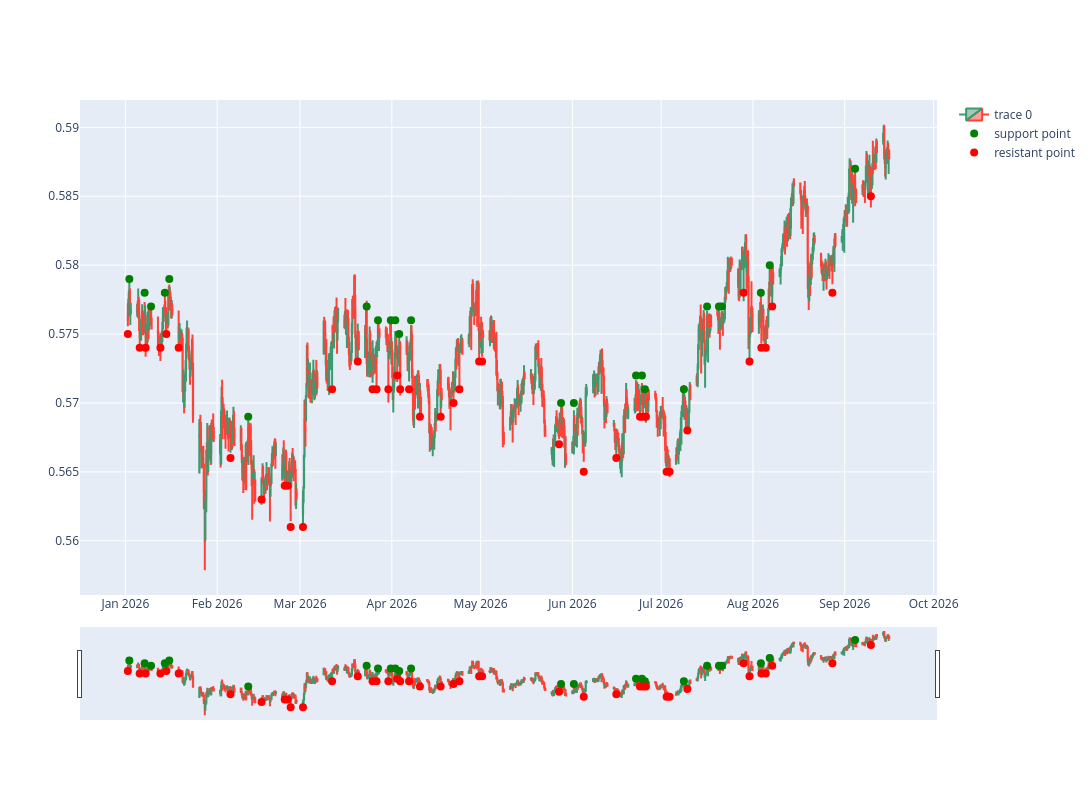

The cell this chart's notebook holds for it:
### Code cell
start_date_chart = '2026-1-1 00:00'
end_date_chart = '2026-12-30 00:00'
dfpl = df_h4_copy.loc[start_date_chart : end_date_chart]#.set_index("Gmt time")

# Create a plot with 2 rows
fig = make_subplots(rows=1, cols=1)

# Add candlestick plot on the first row
fig.add_trace(go.Candlestick(x=dfpl.index,
                             open=dfpl['Open'],
                             high=dfpl['High'],
                             low=dfpl['Low'],
                             close=dfpl['Close']),
              row=1, col=1)

#Add markers for trade entry points on the same subplot
fig.add_trace(go.Scatter(x=dfpl.index, y=dfpl['support_point'], mode="markers",
                         marker=dict(size=8, color="green"),
                         name="support point"),
              row=1, col=1)

#Add markers for trade entry points on the same subplot
fig.add_trace(go.Scatter(x=dfpl.index, y=dfpl['resistant_point'], mode="markers",
                         marker=dict(size=8, color="red"),
                         name="resistant point"),
              row=1, col=1)

fig.update_layout(width=1200, height=800, sliders=[])
fig.show()

### Figure 1 — Plotly figure (JSON) as saved in the notebook; plotly's stock layout.template omitted (floating-point values rounded to 4 significant figures; data arrays with more than 128 entries replaced by an {"elided": "..."} marker saying what was removed)
{"data": [{"close": {"elided": "1100 float values"}, "high": {"elided": "1100 float values"}, "low": {"elided": "1100 float values"}, "open": {"elided": "1100 float values"}, "type": "candlestick", "x": {"elided": "1100 str values"}, "xaxis": "x", "yaxis": "y"}, {"marker": {"color": "green", "size": 8}, "mode": "markers", "name": "support point", "type": "scatter", "x": {"elided": "1100 str values"}, "xaxis": "x", "y": {"elided": "1100 float values"}, "yaxis": "y"}, {"marker": {"color": "red", "size": 8}, "mode": "markers", "name": "resistant point", "type": "scatter", "x": {"elided": "1100 str values"}, "xaxis": "x", "y": {"elided": "1100 float values"}, "yaxis": "y"}], "layout": {"height": 800, "width": 1200, "xaxis": {"anchor": "y", "domain": [0, 1]}, "yaxis": {"anchor": "x", "domain": [0, 1]}}}
